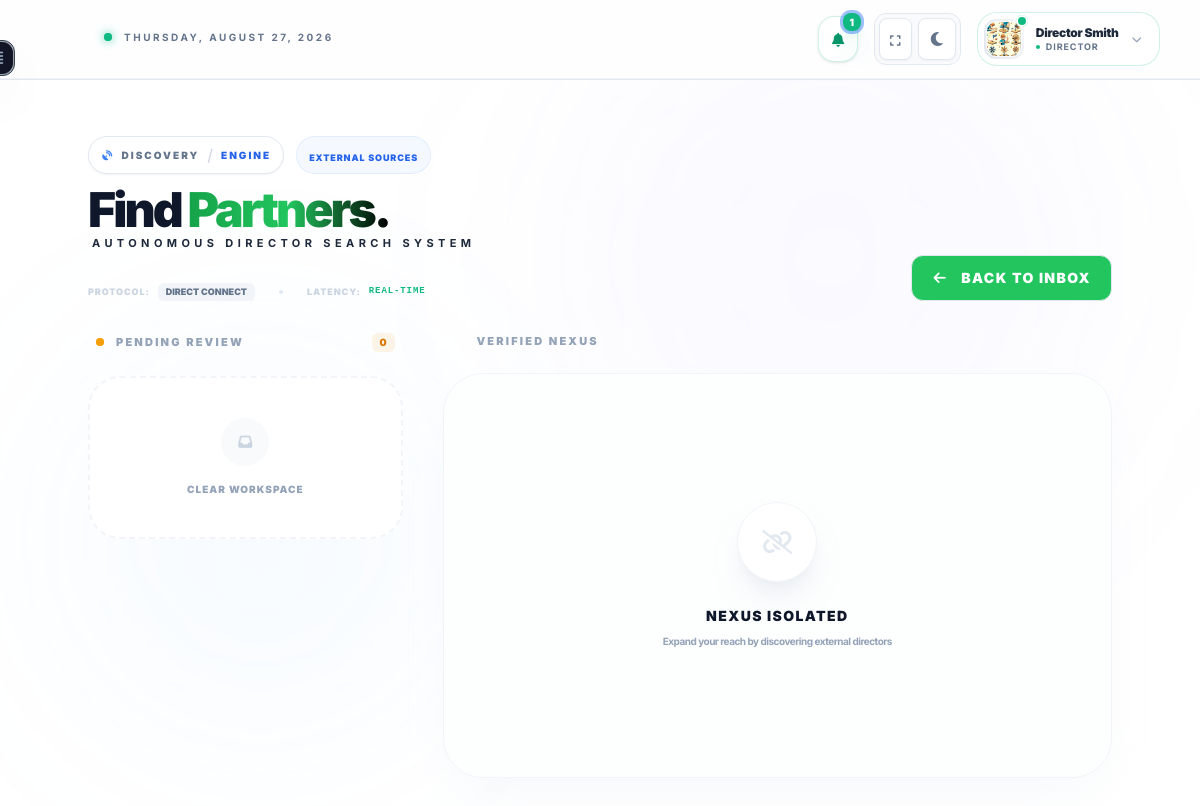
/communication/connections/ (signed in), run on an earlier commit of the app's database.
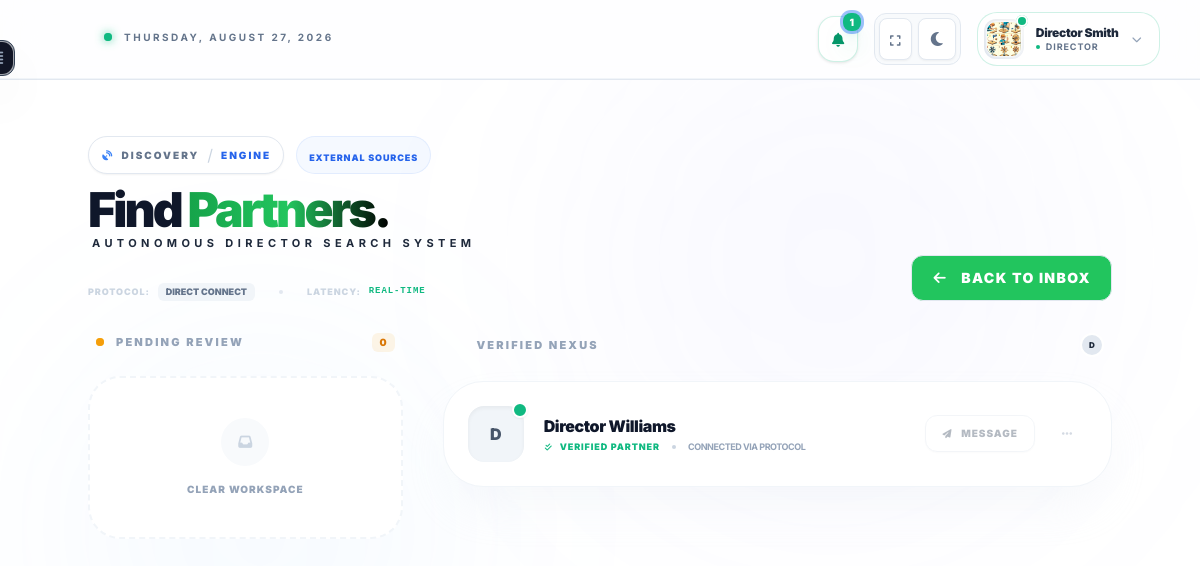
And on a later commit of the database.
### communication/models.py (models this page shows, shortened)
class DirectorConnection(models.Model):
    from_director = models.ForeignKey(
        Director,
        on_delete=models.CASCADE,
        related_name="connections_initiated"
    )
    to_director = models.ForeignKey(
        Director,
        on_delete=models.CASCADE,
        related_name="connections_received"
    )
    is_confirmed = models.BooleanField(default=False)
    created_at = models.DateTimeField(auto_now_add=True)
    updated_at = models.DateTimeField(auto_now=True)
    class Meta:
        unique_together = ('from_director', 'to_director')
        verbose_name = "Director Connection"
        verbose_name_plural = "Director Connections"

### accounts/models.py (models this page shows, shortened)
class Director(models.Model):
    user = models.OneToOneField(
        User,
        on_delete=models.CASCADE,
        primary_key=True,
        related_name="director_profile",
    )
    qualification_cert = models.CharField(max_length=100, blank=True)
    hired_at = models.DateField(null=True, blank=True)
    organization = models.ForeignKey(
        "dashboard.Organization", on_delete=models.CASCADE, null=True, blank=True, related_name="directors"
    )

class User(AbstractUser):
    ROLE_CHOICES = (
        ("owner", "Network Owner"),
        ("director", "Director"),
        ("vice_director", "Vice Director"),
        ("educator", "Educator"),
        ("parent", "Parent"),
    )
    username = None
    user_id = models.UUIDField(primary_key=True, default=uuid.uuid4, editable=False)
    email = models.EmailField(_("email address"), unique=True)
    full_name = models.CharField(max_length=255)
    phone_number = models.CharField(max_length=20, blank=True, null=True)
    profile_photo = models.ImageField(upload_to=user_directory_path, blank=True, null=True)
    role_type = models.CharField(max_length=20, choices=ROLE_CHOICES)
    is_active = models.BooleanField(default=True)
    created_at = models.DateTimeField(auto_now_add=True)
    groups = models.ManyToManyField(
        "auth.Group",
        related_name="core_user_set",
        blank=True,
        verbose_name="groups",
        help_text="The groups this user belongs to.",
    )
    user_permissions = models.ManyToManyField(
        "auth.Permission",
        related_name="core_user_set",
        blank=True,
        verbose_name="user permissions",
        help_text="Specific permissions for this user.",
    )
    USERNAME_FIELD = "email"
    REQUIRED_FIELDS = ["full_name", "phone_number"]
    objects = CustomUserManager()

### communication/views.py (the view)
# urls.py: path("connections/", views.connection_list, name="connection_list"),
@login_required
def connection_list(request):
    if request.user.role_type != "director":
        return redirect('dashboard:home')
    director_profile = request.user.director_profile
    pending_requests = DirectorConnection.objects.filter(
        to_director=director_profile,
        is_confirmed=False
    )
    confirmed_connections = DirectorConnection.objects.filter(
        (Q(from_director=director_profile) | Q(to_director=director_profile)),
        is_confirmed=True
    )
    return render(request, "connections.html", {
        "pending_requests": pending_requests,
        "confirmed_connections": confirmed_connections
    })

### communication/context_processors.py (called while the page is built)
def unread_messages_count(request):
    if request.user.is_authenticated:
        count = Message.objects.filter(receiver=request.user, is_read=False).count()
        return {'unread_count': count}
    return {'unread_count': 0}

### dashboard/context_processors/theme_sidebar.py (called while the page is built)
def theme(request):
    return {'theme': request.COOKIES.get('theme', 'light')}

def sidebar(request):
    return {
        'sidebar_state': request.COOKIES.get('sidebar', 'closed'),
        'open_section': request.COOKIES.get('open_section', '')
    }

### communication/templates/connections.html (shortened to what the changed rows need)
{% extends "base.html" %}
{% block content %}
<div class="relative min-h-[90vh] bg-white dark:bg-slate-950 overflow-hidden py-8 px-6">
    <div class="relative z-10 max-w-5xl mx-auto space-y-8">
        <div class="flex flex-col md:flex-row md:items-end justify-between gap-6">
            <div class="relative group space-y-6">
                <div class="flex flex-col lg:flex-row lg:items-end justify-between gap-8 relative z-10">
                    <div class="space-y-4">
                        <div class="space-y-1">
                            <h1 class="text-5xl font-black text-slate-900 dark:text-white leading-[0.85] tracking-[-0.06em]">
                                Find <span class="bg-gradient-to-r from-green-600 via-green-500 to-black bg-clip-text text-transparent capitalize mb-2 ">Partners.</span>
                            </h1>
                        </div>
                    </div>
                </div>
            </div>
        </div>
        <div class="grid grid-cols-1 lg:grid-cols-12 gap-10">
            <div class="lg:col-span-4 space-y-6">
                <div class="flex items-center justify-between px-2">
                    <h2 class="text-[11px] font-black text-slate-400 dark:text-slate-500 uppercase tracking-[0.2em] flex items-center gap-3">
                        <span class="relative flex h-2 w-2">
                            <span class="relative inline-flex rounded-full h-2 w-2 bg-amber-500"></span>
                        </span>
                        Pending Review
                    </h2>
                </div>
            </div>
            <div class="lg:col-span-8 space-y-6">
                <div class="flex items-center justify-between px-2">
                    <h2 class="text-[11px] font-black text-slate-400 dark:text-slate-500 uppercase tracking-[0.2em] flex items-center gap-3">
                        Verified Nexus
                    </h2>
                    <div class="flex -space-x-2">
                        {% for conn in confirmed_connections|slice:":3" %}
                        <div class="w-6 h-6 rounded-full border-2 border-white dark:border-slate-950 bg-slate-200 dark:bg-slate-800 flex items-center justify-center text-[8px] font-black">
                            {{ conn.from_director.user.full_name|slice:":1" }}
                        </div>
                        {% endfor %}
                    </div>
                </div>
                <div class="bg-white dark:bg-slate-900 rounded-[2.5rem] border border-slate-100 dark:border-slate-800 shadow-2xl shadow-slate-200/30 dark:shadow-none overflow-hidden">
                    <div class="divide-y divide-slate-50 dark:divide-slate-800/50">
                        {% for conn in confirmed_connections %}
                        <div class="p-6 flex items-center justify-between group hover:bg-slate-50/50 dark:hover:bg-blue-500/5 transition-all duration-300">
                            <div class="flex items-center gap-5">
                                <div class="relative group-hover:scale-110 transition-transform duration-500">
                                    <div class="w-14 h-14 rounded-2xl bg-slate-100 dark:bg-slate-800 flex items-center justify-center text-slate-400 group-hover:bg-white dark:group-hover:bg-slate-700 transition-colors shadow-inner">
                                        <span class="text-base font-black text-slate-600 dark:text-slate-300">
                                            {% if conn.from_director.user == user %}
                                                {{ conn.to_director.user.full_name|slice:":1" }}
                                            {% else %}
                                                {{ conn.from_director.user.full_name|slice:":1" }}
                                            {% endif %}
                                        </span>
                                    </div>
                                    <div class="absolute -top-1 -right-1 w-4 h-4 bg-emerald-500 border-2 border-white dark:border-slate-900 rounded-full shadow-sm"></div>
                                </div>
                                <div>
                                    <h3 class="text-base font-black text-slate-900 dark:text-white tracking-tight group-hover:text-indigo-600 transition-colors">
                                        {% if conn.from_director.user == user %}
                                            {{ conn.to_director.user.full_name }}
                                        {% else %}
                                            {{ conn.from_director.user.full_name }}
                                        {% endif %}
                                    </h3>
                                    <div class="flex items-center gap-3 mt-0.5">
                                        <span class="text-[9px] font-black text-emerald-500 uppercase tracking-widest flex items-center gap-1.5">
                                            <i class="fa-solid fa-check-double text-[8px]"></i> Verified Partner
                                        </span>
                                        <span class="w-1 h-1 rounded-full bg-slate-300 dark:bg-slate-700"></span>
                                        <span class="text-[9px] font-bold text-slate-400 uppercase tracking-tighter">
                                            Connected via Protocol
                                        </span>
                                    </div>
                                </div>
                            </div>
                            <div class="flex items-center gap-3 opacity-40 group-hover:opacity-100 transition-opacity">
                                <a href="{% url 'communication:send_message' %}"
                                   class="flex items-center gap-2 px-4 py-2.5 rounded-xl bg-white dark:bg-slate-800 border border-slate-200 dark:border-slate-700 text-slate-600 dark:text-slate-300 text-[10px] font-black uppercase tracking-widest hover:border-indigo-500 hover:text-indigo-600 transition-all shadow-sm">
                                    <i class="fa-solid fa-paper-plane text-[9px]"></i> Message
                                </a>
                                <button class="w-10 h-10 rounded-xl flex items-center justify-center text-slate-400 hover:bg-slate-100 dark:hover:bg-slate-800 transition-all">
                                    <i class="fa-solid fa-ellipsis-h text-xs"></i>
                                </button>
                            </div>
                        </div>
                        {% empty %}
                        <div class="py-32 text-center bg-slate-50/30 dark:bg-transparent">
                            <div class="w-20 h-20 bg-white dark:bg-slate-800 rounded-full flex items-center justify-center mx-auto mb-6 shadow-xl shadow-slate-200/50 dark:shadow-none border border-slate-100 dark:border-slate-700">
                                <i class="fa-solid fa-link-slash text-slate-200 dark:text-slate-600 text-2xl"></i>
                            </div>
                            <h3 class="text-sm font-black text-slate-900 dark:text-white uppercase tracking-widest">Nexus Isolated</h3>
                            <p class="text-[10px] text-slate-400 font-bold mt-2 tracking-tighter">Expand your reach by discovering external directors</p>
                        </div>
                        {% endfor %}
                    </div>
                </div>
            </div>
        </div>
    </div>
</div>
{% endblock %}

What changed in the data, as far as the page shows it:
added DirectorConnection: from_director.user.full_name "D", to_director.user.full_name "D", to_director.user.full_name "Director Williams"
Also different on the page:
text no longer shown: "NEXUS ISOLATED Expand your reach by discovering external directors"
